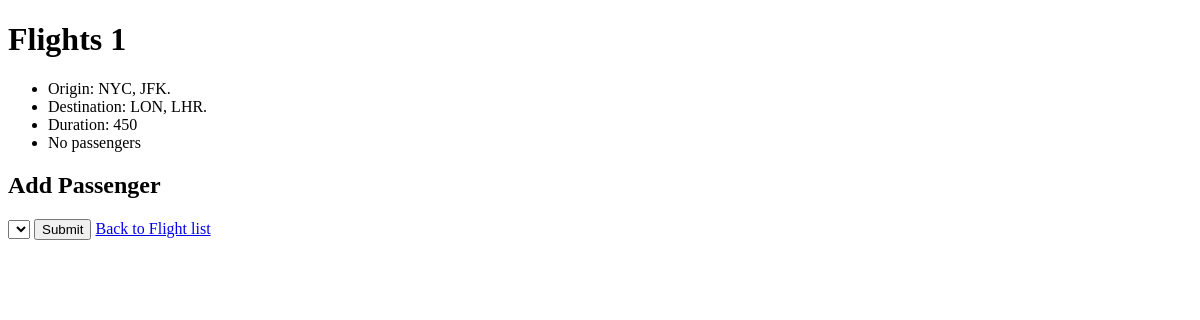
Page /flights/1 on the earlier database version.
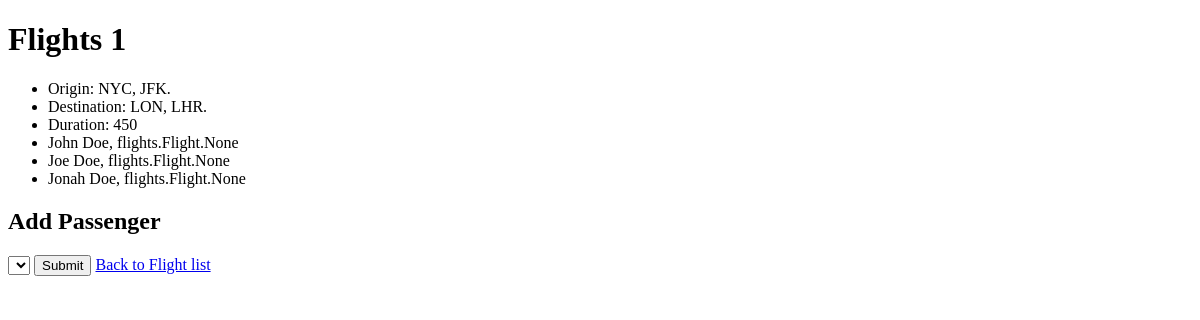
Same page on the later database version.
### flights/models.py (models this page shows, shortened)
class Flight(models.Model):
    origin = models.ForeignKey(Airport, on_delete = models.CASCADE, related_name = "departures")
    destination = models.ForeignKey(Airport, on_delete = models.CASCADE, related_name = "arrivals")
    duration = models.IntegerField()

class Airport(models.Model):
    code = models.CharField(max_length=3)
    city = models.CharField(max_length=3)
    def __str__(self):
        return f"{self.city}, {self.code}."

class Passenger(models.Model):
	first = models.CharField(max_length=64)
	last = models.CharField(max_length=64)
	flights = models.ManyToManyField(Flight, blank=True, related_name="passengers")
	def __str__(self):
		return f"{self.first} {self.last}, {self.flights}"

### flights/views.py (the view)
# urls.py: path("<int:flight_id>", views.flight, name="flight"),
def flight(request, flight_id):
    flight = Flight.objects.get(pk=flight_id)
    return render(request, 'flights/flight.html', {
        'flight': flight,
        'passengers': flight.passengers.all(),
        'non_passengers': Passenger.objects.exclude(flights=flight).all()
    })

### flights/templates/flights/flight.html (shortened to what this page needs)
<!DOCTYPE html>
<html lang="en">
    <head>
    </head>
    <body>
        <h1>Flights {{ flight.id }}</h1>
        <ul>
            <li>Origin: {{ flight.origin }}</li>
            <li>Destination: {{ flight.destination }}</li>
            <li>Duration: {{ flight.duration }}</li>
            {% for passenger in passengers %}
	            <li>{{ passenger }}</li>
            {% empty %}
            	<li>No passengers</li>
            {% endfor %}
        </ul>
        <h2>Add Passenger</h2>
        <form action="{% url 'book' flight.id %}" method="post">
            <select name="passenger">
                {% for passenger in non_passengers %}
                    <option value="{{ passenger.id }}">{{ passenger.name }}</option>
                {% endfor %}
            </select>
            <input type="submit">
            <a href="{% url 'index' %}">Back to Flight list</a>
        </form>
    </body>
</html>

Differences in the rows shown:
added Passenger: first+last+id "John Doe, flights.Flight.None"
added Passenger: first+last+id "Joe Doe, flights.Flight.None"
added Passenger: first+last+id "Jonah Doe, flights.Flight.None"
Other differences:
text no longer shown: "No passengers"
